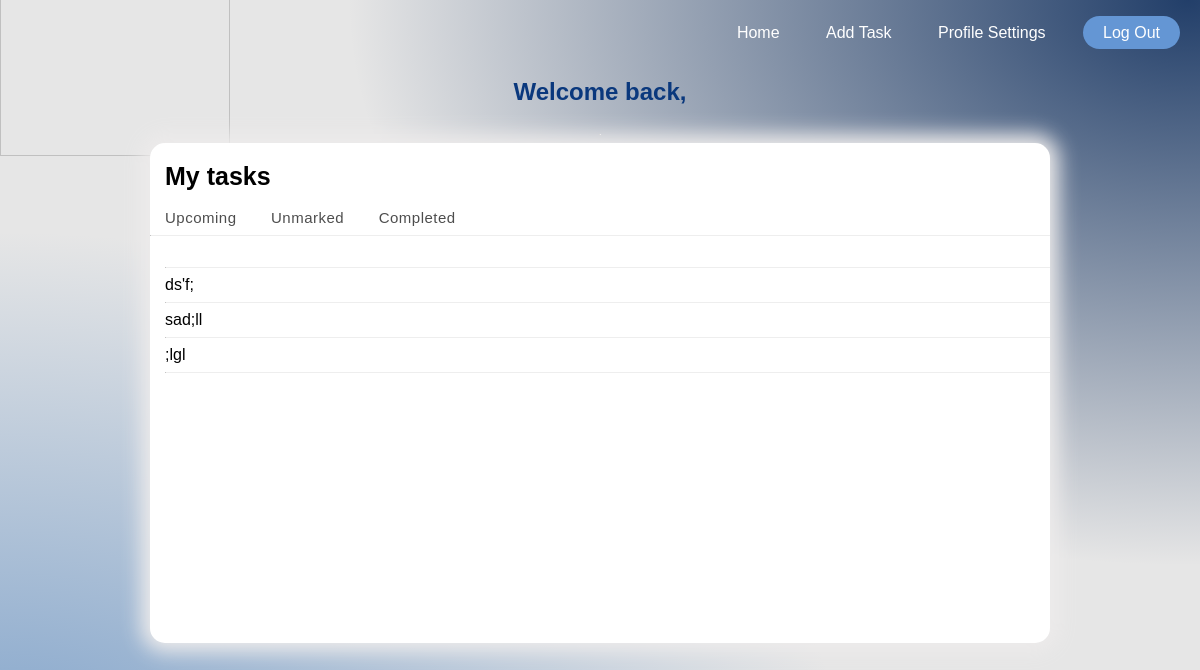
/Home/AdminHome/, run on the app's committed database.
### tasks/models.py (models this page shows, shortened)
class Task(models.Model):
    Taskiid = models.IntegerField(null=True)
    title = models.CharField(max_length=55,null=True)
    teacher = models.CharField(max_length=55,null=True)
    choose = models.CharField(max_length=6, choices=x,null=True)
    Description = models.TextField(max_length=160, blank=True, null=True)
    admin = models.CharField(max_length=15,null=True)
    completed = models.BooleanField(default=False,null=True)

### tasks/views.py (the view)
# urls.py: path('AdminHome/', views.showTask,name='showTask'),
def showTask(request):
    task =Task.objects.all()
    return render(request, 'AdminHome/AdminHome.html',{'task':task})

### templates/AdminHome/AdminHome.html (shortened to what this page needs)
{%extends 'navbar.html'%}
{%block content%}
{%load static%}
<link rel="stylesheet" href="{%static 'css/AdminHome.css' %}"></link>
<!doctype html>
<html>
<head>
</head>
<body>
    <header>
        <h2 style="text-align: center;color:#0a387d"> Welcome back, </h2>
    </header>
    <hr>
    <div class="table">
    <h3><a class ="thead" href="ViewList.html">My tasks</a></h3>
<nav>
    <a href="#"class="links" onclick="upcoming()">Upcoming</a>
    <a href = "#"class="links" onclick="overdue()">Unmarked</a>
    <a href="#"class="links" onclick="completed()">Completed</a>
        </nav>
        <hr>
        <div class="tasks">
        <div id="upcom" class="st">
            {% for task in task %}
            <hr>
            <a href="{% url 'task_detail' taskid=task.id %}">{{ task.title }}</a>
            <br>
        {% endfor %}
            <hr>
         </div>
        </div>
    </div>
{%load static%}
</body>
</html>
{%endblock content%}

### project/static/css/AdminHome.css (style rules this page uses)
body { font-family: Arial, Helvetica, sans-serif; display: flex; flex-direction: column; background-color:hsla(0,0%,90%,1); background-image: radial-gradient(at 99% 0%, hsla(216,89%,18%,0.87) 0px, transparent 50%), radial-gradient(at 0% 99%, hsla(212,42%,64%,1) 0px, transparent 50%); background-position: center; background-attachment: fixed; background-size: cover; }
a { text-decoration: none; }
.table { width:900px; height:500px; margin :auto; border-radius: 15px; position: relative; box-shadow: 0 0 20px 9px rgb(237, 235, 235); align-items: center; background-color: white; overflow: hidden; }
.thead { color:#000; padding:15px; font-size: 25px; ; }
.links { padding: 0 15px ; margin:auto; color:#000000b2; cursor: pointer; background-color: transparent; border: 0; outline: none; position: relative; letter-spacing: 0.5px; font-size: 15px; }
.links:after { content:""; position :absolute; background-color:#6496d4 ; height: 3px; width:0; left:0; bottom:-10px; transition: 0.3s; }
.tasks { padding:15px; display:inline-block; }
.st { width: 100%; transition: 1s; position: absolute; }
.tasks a { color:#000; }
#upcom { left:15px }
hr { border-top: #ffffffab; }

### data on the page
Task: title "ds'f;"
Task: title "sad;ll"
Task: title ";lgl"
